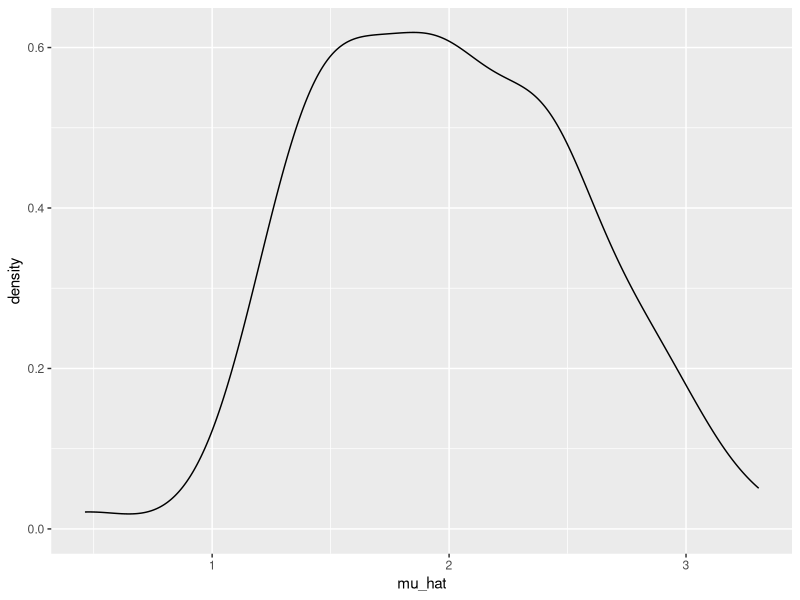
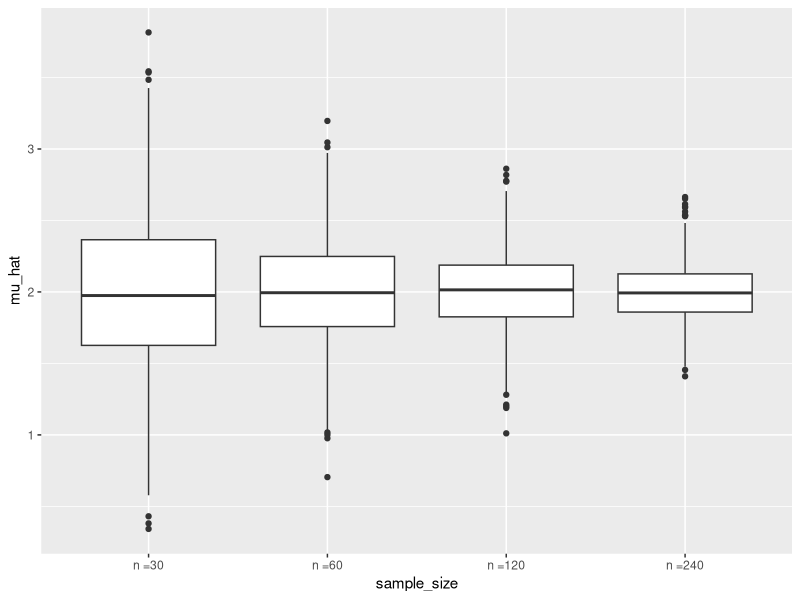
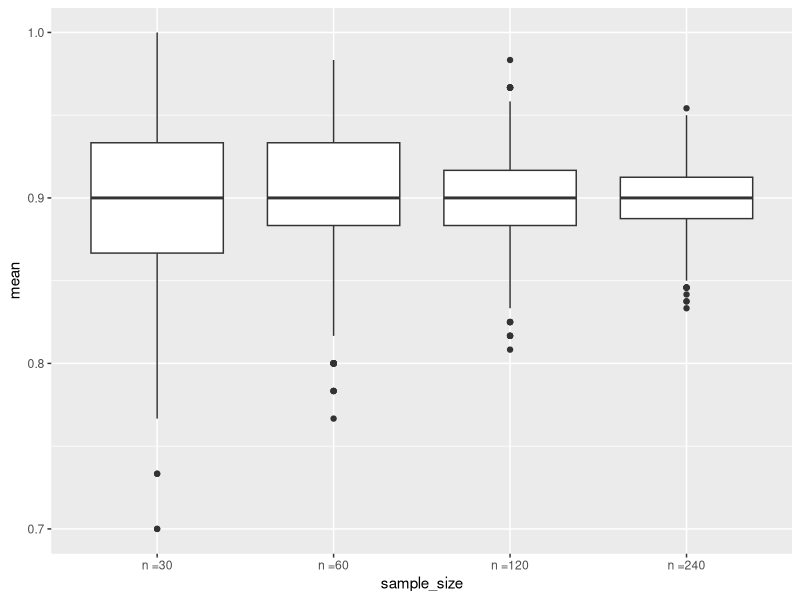
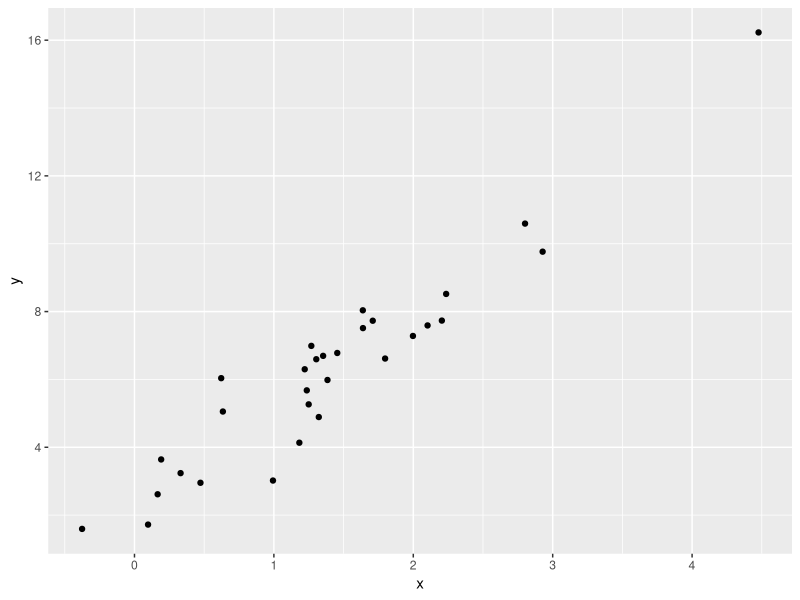
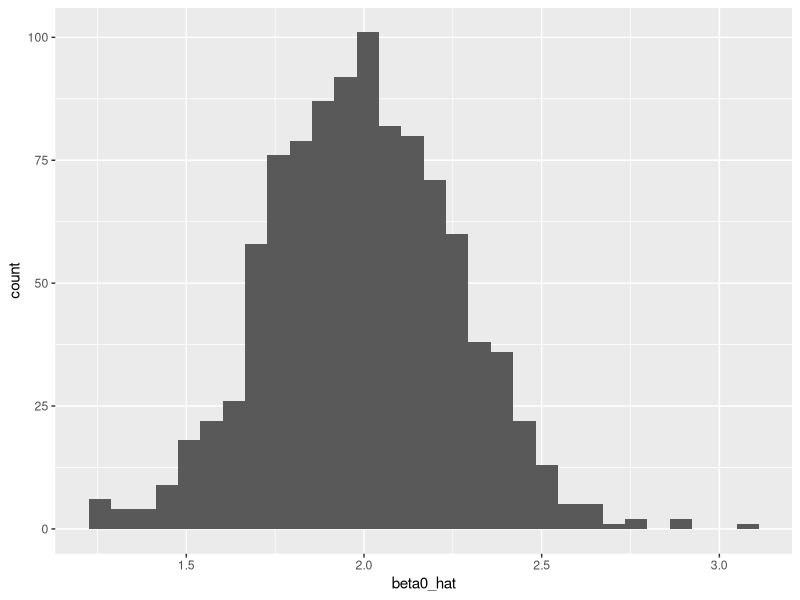
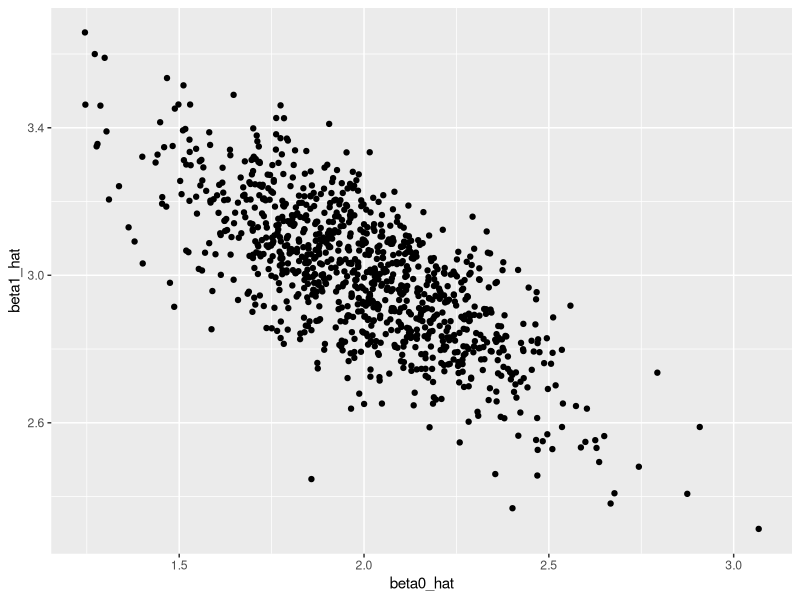

Write R code to recreate these figures, in order.
## ---- chunk 1
library(tidyverse)
set.seed(12345)
## ---- chunk 2
sim_mean_sd = function(n, mu = 2, sigma = 3) {
  
  sim_data = tibble(
    x = rnorm(n, mean = mu, sd = sigma),
  )
  
  sim_data |> 
    summarize(
      mu_hat = mean(x),
      sigma_hat = sd(x)
    )
}
## ---- chunk 3
sim_mean_sd(n =30)
## ---- chunk 4
output = vector("list", length = 100)

for (i in 1:100) {
  output[[i]] = sim_mean_sd(n = 30)
}

sim_results = bind_rows(output)

sim_results |> 
  ggplot(aes(x = mu_hat)) + geom_density()
## ---- chunk 5
sim_results_df = 
  expand_grid(
    sample_size = c(30, 60, 120, 240),
    iter = 1:1000
  ) |> 
  mutate(estimate_df = map(sample_size, sim_mean_sd)) |> 
  unnest(estimate_df)

sim_results_df |> 
  mutate(
    sample_size = str_c("n =", sample_size),
    sample_size = fct_inorder(sample_size)) |> 
  ggplot(aes(x = sample_size, y = mu_hat)) + geom_boxplot()
## ---- chunk 6
sim_mean_sd2 = function(n_obs, true_p = .9) {
  x_vec = rbinom(n = n_obs, size = 1, prob = true_p)
  
  tibble(
    mean = mean(x_vec),
    sd = sd(x_vec)
  )
}

sim_results_df2 = 
  expand_grid(
    sample_size = c(30, 60, 120, 240),
    iter = 1:1000
  ) |> 
  mutate(estimate_df = map(sample_size, sim_mean_sd2)) |> 
  unnest(estimate_df)

sim_results_df2 |> 
  mutate(
    sample_size = str_c("n =", sample_size),
    sample_size = fct_inorder(sample_size)) |> 
  ggplot(aes(x = sample_size, y = mean)) + geom_boxplot()
## ---- chunk 7
beta_0 = 2
beta_1 = 3

sim_data = 
  tibble(
    x = rnorm(n = 30, mean = 1, sd =1),
    y = beta_0 + beta_1 * x + rnorm(30, mean = 0, sd =1)
  )

ls_fit = lm(y ~ x, data = sim_data)
ls_fit

sim_data |> 
  ggplot(aes(x = x, y = y)) +
  geom_point()

## ---- chunk 8
sim_slr = function(n_obs, beta_0 = 2, beta_1 = 3) {
  
  sim_data = 
  tibble(
    x = rnorm(n = n_obs, mean = 1, sd =1),
    y = beta_0 + beta_1 * x + rnorm(n_obs, mean = 0, sd =1)
  )
  
  ls_fit = lm(y ~ x, data = sim_data)
  
  tibble(
    beta0_hat = coef(ls_fit)[1],
    beta1_hat = coef(ls_fit)[2]
  )
}

sim_slr(n_obs = 30)
## ---- chunk 9
new_sim_results_df = 
  expand_grid(
    sample_size = 30, 
    iter = 1:1000
  ) |> 
  mutate(estimate_df = map(sample_size, sim_slr)) |> 
  unnest(estimate_df)

new_sim_results_df

## ---- chunk 10
new_sim_results_df |> 
  summarize(
    mean_b0_hat = mean(beta0_hat),
    mean_b1_hat = mean(beta1_hat)
  )

new_sim_results_df |> 
  ggplot(aes(x = beta0_hat)) + 
  geom_histogram()

new_sim_results_df |> 
  ggplot(aes(x = beta0_hat, y = beta1_hat)) + geom_point()
